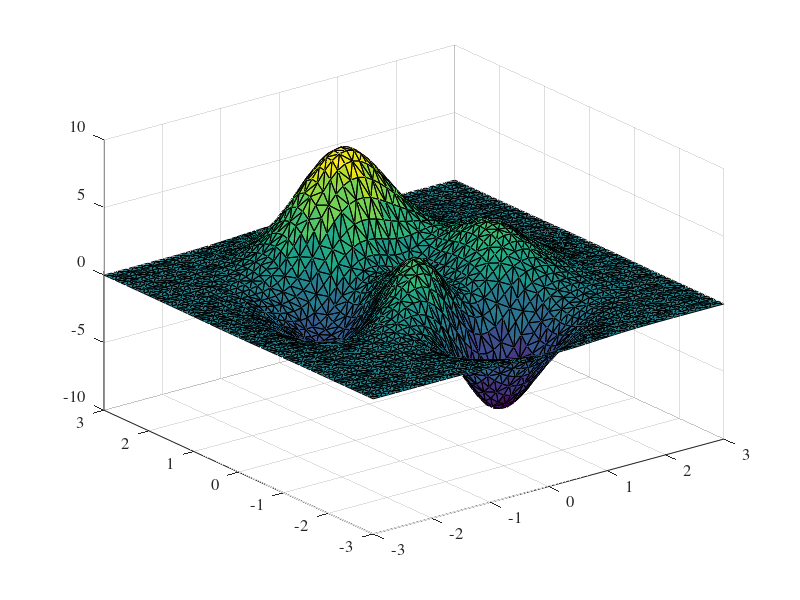

Source code (MATLAB): (Note: this script raises an error after producing the figure.)
function test_grffile

set( 0, 'defaulttextfontname', 'crm12' );
set( 0, 'defaultaxesfontname', 'cmbx12' );
set( 0, 'defaultaxesfontname', 'cmr12' );
set( 0, 'defaultaxesfontname', 'times' );
set( 0, 'defaultaxesfontsize', 12 );
close
tripeaks
set(gcf,'renderer','zbuffer');
set(gcf,'renderer','opengl');
shading faceted
colormap cool
% material metal
%lighting phong
%light

print -dpng -r72 low.png
print -dpng -r300 xxxx.png
print -djpeg -r300 xxxx.jpg
print -dtiff -r300 xxxx.tiff
set(gcf,'renderer','painters');
print -dpdf -r300 xxxx.pdf
print -depsc2 xxxx.eps
return

persistent xxx

if isempty(xxx)
    xxx=1;
    web( publish( 'test_grffile', struct( 'showCode', false) ) )
    xxx=[];
    return
end

close

renderers={'painters', 'zbuffer', 'opengl' };
drivers={'epsc', 'epsc2', 'pdf', 'tiff', 'jpeg', 'png';
    'eps', 'eps', 'pdf', 'tiff', 'jpg', 'png' };
shadings={'flat', 'faceted', 'interp' };
funs={'peaks', 'tripeaks'};

clc
fprintf( '<html><h1>Comparison</h1></html>\n');
for i=1:length(funs)
    fun=funs(i);
    for j=1:length(shadings)
        s=shadings(j);
        sz=[];
        sz2={};
        for k=1:length(renderers)
            r=renderers(k);
            for l=1:size(drivers,2)
                d=drivers(:,l);
                %clf;
                %evalc(fun{1});
                %shading( s{:} );
                %set( gcf, 'renderer', r{:} )
                filename=sprintf( 'testfig/%s_%s_%s_%s.%s', fun{1}, s{:}, r{:}, d{1}, d{2} );
                %disp( filename );
                fi=dir( filename );
                %print( filename, ['-d' d{1}], '-r300' );
                
                %fprintf( '<html>%s,\t %6.2f\n</html>', fi.name, round(fi.bytes/1024^2*100)/100 );
                sz(k,l)=round(fi.bytes/1024^2*100)/100;
                %sz2{k,l}=sprintf( '%4.2f', sz(k,l) );
                sz2{k,l}=sprintf( '<a href="../%s">%4.2f</a>', filename, sz(k,l) );
            end
        end
        fprintf( '<html><h2>%s  %s</h2></html>\n', fun{1}, s{1} );
        evalc(fun{1});
        shading( s{:} );
        colormap('jet');
        snapnow;
        %makeHtmlTable( sz, [], renderers, drivers(1,:), flipud(colormap('autumn')) );
        fprintf( '<html><h2>%s  %s</h2></html>\n', fun{1}, s{1} );
        makeHtmlTable( log(sz), sz2, renderers, drivers(1,:), flipud(colormap('autumn')) );
        
        
    end
end

function tripeaks
[X,Y,Z] = peaks;
tri = delaunay(X,Y);
trisurf(tri,X,Y,Z);
